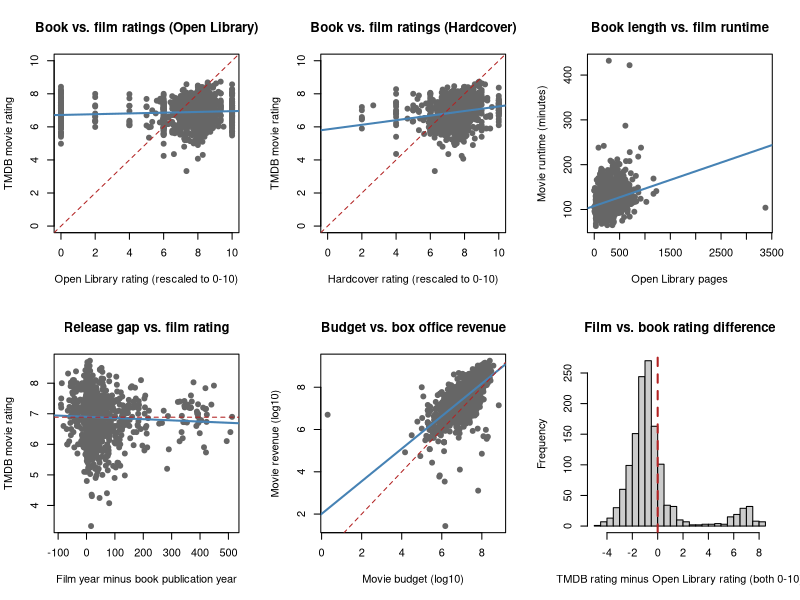

Reproduce this figure in R.
dat <- read.csv("coverage_sample.csv", nrows = 2000, stringsAsFactors = FALSE)

cat("Rows in this EDA sample:", nrow(dat), "\n")

eda_vars <- c(
  "rating_tmdb", "rating_OL", "rating_HC", "votes_tmdb",
  "runtime_tmdb", "pages_OL", "pages_HC", "date_OL",
  "budget_tmdb", "revenue_tmdb"
)

cat("\nSummary of key variables:\n")
print(summary(dat[eda_vars]))

cat("\nMissing values by column (proportion):\n")
print(round(sort(colMeans(is.na(dat)), decreasing = TRUE), 2))

cat("\nMost common book forms:\n")
form_counts <- sort(table(dat$form), decreasing = TRUE)
print(head(form_counts, 10))

cat("\nZero values in budget, revenue, and book publication year:\n")
print(sapply(dat[c("budget_tmdb", "revenue_tmdb", "date_OL")],
             function(x) sum(x == 0, na.rm = TRUE)))

plot_relationship <- function(x, y, xlab, ylab, main,
                              xlim = NULL, ylim = NULL) {
  keep <- complete.cases(x, y)
  cat("\n", main, "- complete pairs:", sum(keep), sep = "")

  plot(x[keep], y[keep], xlab = xlab, ylab = ylab, main = main,
       pch = 19, col = "gray40", xlim = xlim, ylim = ylim)

  if (sum(keep) > 1 && length(unique(x[keep])) > 1) {
    abline(lm(y[keep] ~ x[keep]), col = "steelblue", lwd = 2)
    cat("; Pearson correlation:",
        round(cor(x[keep], y[keep]), 2), "\n")
  } else {
    cat("\n")
  }
}

# Convert book ratings from a 0-5 scale to the TMDB 0-10 scale.
book_rating_OL <- dat$rating_OL * 2
book_rating_HC <- dat$rating_HC * 2

par(mfrow = c(2, 3))

plot_relationship(
  book_rating_OL, dat$rating_tmdb,
  "Open Library rating (rescaled to 0-10)", "TMDB movie rating",
  "Book vs. film ratings (Open Library)", xlim = c(0, 10), ylim = c(0, 10)
)
abline(0, 1, col = "firebrick", lty = 2)

plot_relationship(
  book_rating_HC, dat$rating_tmdb,
  "Hardcover rating (rescaled to 0-10)", "TMDB movie rating",
  "Book vs. film ratings (Hardcover)", xlim = c(0, 10), ylim = c(0, 10)
)
abline(0, 1, col = "firebrick", lty = 2)

plot_relationship(
  dat$pages_OL, dat$runtime_tmdb,
  "Open Library pages", "Movie runtime (minutes)",
  "Book length vs. film runtime"
)

movie_year <- as.numeric(format(as.Date(dat$date_tmdb), "%Y"))
release_gap <- movie_year - ifelse(dat$date_OL > 0, dat$date_OL, NA)
plot_relationship(
  release_gap, dat$rating_tmdb,
  "Film year minus book publication year", "TMDB movie rating",
  "Release gap vs. film rating"
)
abline(h = mean(dat$rating_tmdb, na.rm = TRUE), col = "firebrick", lty = 2)

positive_budget <- ifelse(dat$budget_tmdb > 0, log10(dat$budget_tmdb), NA)
positive_revenue <- ifelse(dat$revenue_tmdb > 0, log10(dat$revenue_tmdb), NA)
plot_relationship(
  positive_budget, positive_revenue,
  "Movie budget (log10)", "Movie revenue (log10)",
  "Budget vs. box office revenue"
)
abline(0, 1, col = "firebrick", lty = 2)

rating_difference <- dat$rating_tmdb - book_rating_OL
rating_difference <- rating_difference[is.finite(rating_difference)]
hist(rating_difference, breaks = 20,
     xlab = "TMDB rating minus Open Library rating (both 0-10)",
     main = "Film vs. book rating difference", col = "gray80")
abline(v = 0, col = "firebrick", lwd = 2, lty = 2)

par(mfrow = c(1, 1))

cat("\nRating difference summary (TMDB minus rescaled Open Library):\n")
print(summary(dat$rating_tmdb - book_rating_OL))
cat("\nFinancial amounts are nominal and are not adjusted for inflation.\n")
cat("These plots are exploratory; associations do not establish causation.\n")
